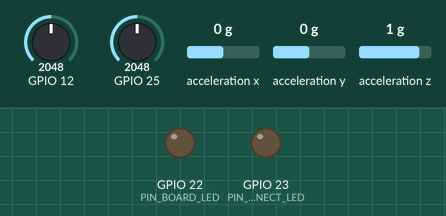
A program run on a simulated ESP32. Parts: output pins drawn as LEDs (lit = HIGH). The inputs (shaded band) are chosen by the test bench; at power-on: GPIO 25 = 2048, GPIO 12 = 2048, acceleration x 0 g, acceleration y 0 g, acceleration z 1 g. Nothing arrives over Bluetooth unless stated; a phone connects over Bluetooth LE 3 s after start.

Above: at 1.2 s.
1.3 s: GPIO 25 set to 3574
4.3 s: GPIO 25 set to 3652
At 5.1 s:
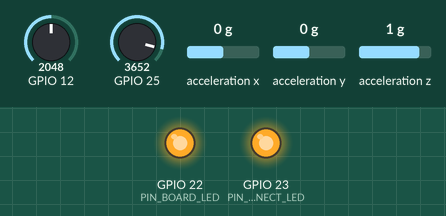
7.3 s: GPIO 25 set to 3560
At 7.6 s:
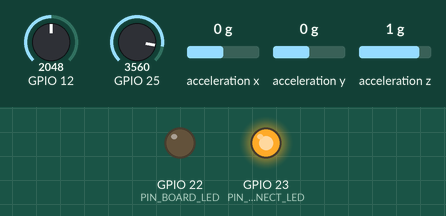
8.8 s: GPIO 25 set to 3640
At 10.6 s:
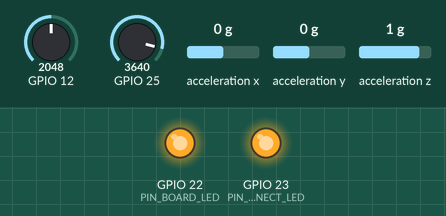
Timing chart, 0 to 12.8 s (numbered marks = the images above; inputs shaded):
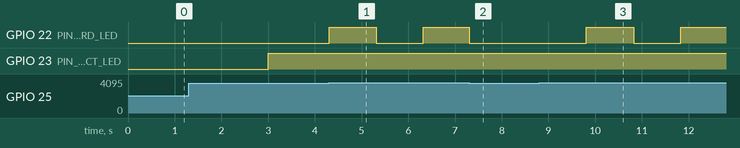

The program:

main.cpp
```cpp
#include <Arduino.h>
#include <driver/adc.h>

#include <Config.h>
#include <device/HeartbeatSensor.h>
#include <device/AccelerometerSensor.h>
#include <device/CommunicationModule.h>

/* Device classes declarations */
HeartbeatSensor *heartbeatSensor;
AccelerometerSensor *accelerometerSensor;
CommunicationModule *communicationModule;

int chargingInput = 0;
boolean chargingLedStatus = false;
unsigned long chargingTimestamp = millis();

void setup()
{
    Serial.begin(115200);
    pinMode(PIN_BOARD_LED, OUTPUT);
    digitalWrite(PIN_BOARD_LED, HIGH);
    pinMode(PIN_CONNECT_LED, OUTPUT);
    digitalWrite(PIN_CONNECT_LED, LOW);
    adc2_config_channel_atten(PIN_CHARGING_INPUT, ADC_ATTEN_0db);

    heartbeatSensor = new HeartbeatSensor();
    accelerometerSensor = new AccelerometerSensor();
    communicationModule = new CommunicationModule();

    digitalWrite(PIN_BOARD_LED, HIGH);
}

void blinkChargingLed()
{
    if (millis() - chargingTimestamp > 1000) {
        chargingLedStatus = !chargingLedStatus;
        digitalWrite(PIN_BOARD_LED, chargingLedStatus);
        chargingTimestamp = millis();
    }
}

void loop()
{
    adc2_get_raw(PIN_CHARGING_INPUT, ADC_WIDTH_12Bit, &chargingInput);
    if (chargingInput <= CHARGING_THRESHOLD) {
        digitalWrite(PIN_BOARD_LED, LOW);

        if (heartbeatSensor->fetchData()) {
            communicationModule->setHeartbeat(heartbeatSensor->getHeartrate());
        }

        if (accelerometerSensor->fetchData()) {
            uint8_t steps = accelerometerSensor->getSteps();
            uint8_t shakiness = accelerometerSensor->getShakiness();

            if (shakiness < ACCELEROMETER_STEPS_SHAKE_THRESHOLD) {
                steps = 0;
            }

            communicationModule->fallDetected((uint8_t) accelerometerSensor->isFallDetected());
            communicationModule->setSteps(steps);
            communicationModule->setShakiness(shakiness);
            accelerometerSensor->clearMeasurements();
        }
    } else {
        blinkChargingLed();
    }

    delay(10);
}
```

AccelerometerSensor.cpp
```cpp
#include "AccelerometerSensor.h"

#include <Wire.h>

AccelerometerSensor::AccelerometerSensor()
{
    Wire.begin(PIN_ACCELEROMETER_SDA, PIN_ACCELEREMOTER_SCL);
    sensor.begin();
    sensor.setRange(LIS3DH_RANGE_4_G);
    timestamp = millis();
}

bool AccelerometerSensor::fetchData()
{
    if (millis() - timestamp > ACCELEROMETER_SAMPLING_DELAY) {
        sensor.read();
        uint16_t measurement = abs(sensor.x + sensor.y + sensor.z);
        if (pointer) {
            int32_t comparison = abs(measurement - buffer);
            if (comparison > ACCELEROMETER_STEPS_THRESHOLD && abs(pointer - detect) > 20) {
                stepsCounter++;
                detect = pointer;
            }

            if (comparison > ACCELEROMETER_SHAKE_THRESHOLD) {
                shakeCounter++;
            }

            if (comparison >= ACCELEROMETER_FALL_THRESHOLD) {
                fallDetected = true;
            }
        }

        buffer = measurement;
        timestamp = millis();
        pointer++;
    }

    return pointer == (ACCELEROMETER_SAMPLE_LENGTH - 2);
}

uint8_t AccelerometerSensor::getSteps()
{
    return stepsCounter;
}

uint8_t AccelerometerSensor::getShakiness()
{
    return shakeCounter;
}

bool AccelerometerSensor::isFallDetected()
{
    return fallDetected;
}

void AccelerometerSensor::clearMeasurements()
{
    pointer = buffer = detect = stepsCounter = shakeCounter = 0;
    fallDetected = false;
}
```

AccelerometerSensor.h
```cpp
#pragma once

#include <Adafruit_LIS3DH.h>

#include <Config.h>


class AccelerometerSensor {
private:
    Adafruit_LIS3DH sensor = Adafruit_LIS3DH();
    uint16_t pointer = 0;
    unsigned long timestamp;
    uint16_t buffer = 0;
    uint8_t detect = 0, stepsCounter = 0, shakeCounter = 0;
    bool fallDetected = false;
public:
    AccelerometerSensor();
    bool fetchData();
    uint8_t getSteps();
    uint8_t getShakiness();
    bool isFallDetected();
    void clearMeasurements();
};
```

CommunicationModule.cpp
```cpp
#include "CommunicationModule.h"

CommunicationModule::CommunicationModule()
{
    BLEDevice::init("LimfyDevice");
    server = BLEDevice::createServer();
    service = server->createService("43428fb9-22dd-4d10-96e1-b32477365024");

    heartbeatCharacteristic = new BLECharacteristic("5168996b-625b-4d5d-ad14-fc30d0b91fcc",
        BLECharacteristic::PROPERTY_READ | BLECharacteristic::PROPERTY_NOTIFY | BLECharacteristic::PROPERTY_INDICATE);
    stepsCharacteristic = new BLECharacteristic("72a590ba-09fe-4e88-a8d0-508d6c001b43",
        BLECharacteristic::PROPERTY_READ | BLECharacteristic::PROPERTY_NOTIFY | BLECharacteristic::PROPERTY_INDICATE);
    shakinessCharacteristic = new BLECharacteristic("cc4616ac-b55a-4d4d-8cd4-034ba13dd56a",
        BLECharacteristic::PROPERTY_READ | BLECharacteristic::PROPERTY_NOTIFY | BLECharacteristic::PROPERTY_INDICATE);
    fallCharacteristic = new BLECharacteristic("ec8357c6-6bde-4275-b03b-bbfa16cd2a47",
        BLECharacteristic::PROPERTY_READ | BLECharacteristic::PROPERTY_NOTIFY | BLECharacteristic::PROPERTY_INDICATE);


    service->addCharacteristic(fallCharacteristic);
    service->addCharacteristic(shakinessCharacteristic);
    service->addCharacteristic(stepsCharacteristic);
    service->addCharacteristic(heartbeatCharacteristic);
    server->setCallbacks(new ServerCallbacks());

    service->start();
    server->getAdvertising()->start();
}

void CommunicationModule::setHeartbeat(uint8_t heartbeat)
{
    heartbeatCharacteristic->setValue(&heartbeat, sizeof(uint8_t));
    heartbeatCharacteristic->notify();
}

void CommunicationModule::setSteps(uint8_t steps)
{
    stepsCharacteristic->setValue(&steps, sizeof(uint8_t));
    stepsCharacteristic->notify();
}

void CommunicationModule::setShakiness(uint8_t shakiness)
{
    shakinessCharacteristic->setValue(&shakiness, sizeof(uint8_t));
    shakinessCharacteristic->notify();
}

void CommunicationModule::fallDetected(uint8_t value)
{
    fallCharacteristic->setValue(&value, sizeof(uint8_t));
    fallCharacteristic->notify();
}
```

CommunicationModule.h
```cpp
#pragma once

#include <Arduino.h>
#include <BLEDevice.h>

#include <Config.h>

class CommunicationModule {
private:
    BLEServer *server;
    BLEService *service;

    BLECharacteristic *heartbeatCharacteristic;
    BLECharacteristic *stepsCharacteristic;
    BLECharacteristic *shakinessCharacteristic;
    BLECharacteristic *fallCharacteristic;

    class ServerCallbacks : public BLEServerCallbacks {
    public:
        void onConnect(BLEServer* pServer) override {
            digitalWrite(PIN_CONNECT_LED, HIGH);
        }

	    void onDisconnect(BLEServer* pServer) override {
            digitalWrite(PIN_CONNECT_LED, LOW);
        }
    };
public:
    CommunicationModule();

    void setHeartbeat(uint8_t heartbeat);
    void setSteps(uint8_t steps);
    void setShakiness(uint8_t shakiness);
    void fallDetected(uint8_t value);
};
```

HeartbeatSensor.cpp
```cpp
#include "HeartbeatSensor.h"

HeartbeatSensor::HeartbeatSensor() {
    timestamp = millis();
    adc2_config_channel_atten(PIN_HEARTBEAT_SENSOR, ADC_ATTEN_0db);
    data = (int *) malloc(sizeof(int));
}

bool HeartbeatSensor::fetchData() {
    if (millis() - timestamp > HEARTBEAT_SAMPLING_DELAY) {
        adc2_get_raw(PIN_HEARTBEAT_SENSOR, ADC_WIDTH_12Bit, data);

        if ((*data) >= HEARTBEAT_THRESHOLD) {
            if (minusCounter > HEARTBEAT_MAX_PEAK_LENGTH) {
                plusCounter = minusCounter = 0;
            }
            plusCounter++;
        } else {
            minusCounter++;
        }

        if (minusCounter > HEARTBEAT_MAX_PEAK_LENGTH && plusCounter > HEARTBEAT_MIN_LENGTH) {
            plusCounter = minusCounter = 0;
            beats++;
        }

        timestamp = millis();
        pointer++;
    }

    return pointer == (HEARTBEAT_SAMPLE_LENGTH - 1);
}

uint8_t HeartbeatSensor::getHeartrate()
{
    uint8_t bufferBeats = beats;
    pointer = plusCounter = minusCounter = beats = 0;
    return bufferBeats * (60 / (HEARTBEAT_SAMPLING_TIME / 1000));
}
```

HeartbeatSensor.h
```cpp
#pragma once

#include <Arduino.h>
#include <driver/adc.h>

#include <Config.h>

class HeartbeatSensor {
private:
    uint16_t pointer = 0;
    unsigned long timestamp;
    uint8_t plusCounter = 0, minusCounter = 0, beats = 0;
    int *data;
public:
    HeartbeatSensor();

    bool fetchData();
    uint8_t getHeartrate();
};
```

Config.h
```cpp
#pragma once

/* Pins */
#define PIN_HEARTBEAT_SENSOR ADC2_CHANNEL_5 // 12
#define PIN_ACCELEROMETER_SDA 17
#define PIN_ACCELEREMOTER_SCL 16
#define PIN_CHARGING_INPUT ADC2_CHANNEL_8 // 25
#define PIN_CONNECT_LED 23
#define PIN_BOARD_LED 22

/* Heartbeat data */
#define HEARTBEAT_THRESHOLD 90
#define HEARTBEAT_MIN_LENGTH 3
#define HEARTBEAT_MAX_PEAK_LENGTH 3

/* Heartbeat sensor */
#define HEARTBEAT_SAMPLING_TIME 8000
#define HEARTBEAT_SAMPLING_DELAY 30
#define HEARTBEAT_SAMPLE_LENGTH HEARTBEAT_SAMPLING_TIME / HEARTBEAT_SAMPLING_DELAY

/* Accelerometer data */
#define ACCELEROMETER_STEPS_THRESHOLD 2600
#define ACCELEROMETER_STEPS_SHAKE_THRESHOLD 42
#define ACCELEROMETER_SHAKE_THRESHOLD 500
#define ACCELEROMETER_FALL_THRESHOLD 46000

/* Accelerometer sensor */
#define ACCELEROMETER_SAMPLING_TIME 2000
#define ACCELEROMETER_SAMPLING_DELAY 20
#define ACCELEROMETER_SAMPLE_LENGTH ACCELEROMETER_SAMPLING_TIME / ACCELEROMETER_SAMPLING_DELAY

/* Misc */
#define CHARGING_THRESHOLD 3600
```

Measured:
- the behaviour switches between 3600 and 3601 on GPIO 25 (found by bisection; images 0 and 1)
- after the input at 4.3 s, GPIO 22 (PIN_BOARD_LED): LOW → HIGH at once, → LOW 1.0 s later, → HIGH 1.0 s later
- after the input at 7.3 s, GPIO 22 (PIN_BOARD_LED): goes on until 7.3 s, then stays LOW
- after the input at 8.8 s, GPIO 22 (PIN_BOARD_LED): LOW → HIGH after 1.0 s, → LOW 1.0 s later, → HIGH 1.0 s later
